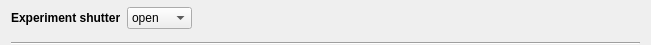
<?xml version="1.0" encoding="UTF-8"?>
<ui version="4.0">
 <class>Form</class>
 <widget class="QWidget" name="Form">
  <property name="geometry">
   <rect>
    <x>0</x>
    <y>0</y>
    <width>651</width>
    <height>45</height>
   </rect>
  </property>
  <property name="windowTitle">
   <string>Form</string>
  </property>
  <layout class="QVBoxLayout" name="verticalLayout">
   <property name="topMargin">
    <number>0</number>
   </property>
   <property name="bottomMargin">
    <number>0</number>
   </property>
   <item>
    <layout class="QHBoxLayout" name="horizontalLayout">
     <item>
      <widget class="QLabel" name="label">
       <property name="minimumSize">
        <size>
         <width>90</width>
         <height>0</height>
        </size>
       </property>
       <property name="font">
        <font>
         <bold>true</bold>
        </font>
       </property>
       <property name="text">
        <string>Experiment shutter</string>
       </property>
      </widget>
     </item>
     <item>
      <widget class="QComboBox" name="shutter">
       <item>
        <property name="text">
         <string>open</string>
        </property>
       </item>
       <item>
        <property name="text">
         <string>closed</string>
        </property>
       </item>
      </widget>
     </item>
     <item>
      <spacer name="horizontalSpacer">
       <property name="orientation">
        <enum>Qt::Horizontal</enum>
       </property>
       <property name="sizeHint" stdset="0">
        <size>
         <width>40</width>
         <height>20</height>
        </size>
       </property>
      </spacer>
     </item>
     <item>
      <widget class="QWidget" name="buttons" native="true">
       <property name="minimumSize">
        <size>
         <width>156</width>
         <height>34</height>
        </size>
       </property>
      </widget>
     </item>
    </layout>
   </item>
   <item>
    <widget class="Line" name="line">
     <property name="orientation">
      <enum>Qt::Horizontal</enum>
     </property>
    </widget>
   </item>
  </layout>
 </widget>
 <resources>
  <include location="../../../../resources/nicos-gui.qrc"/>
 </resources>
 <connections/>
</ui>
